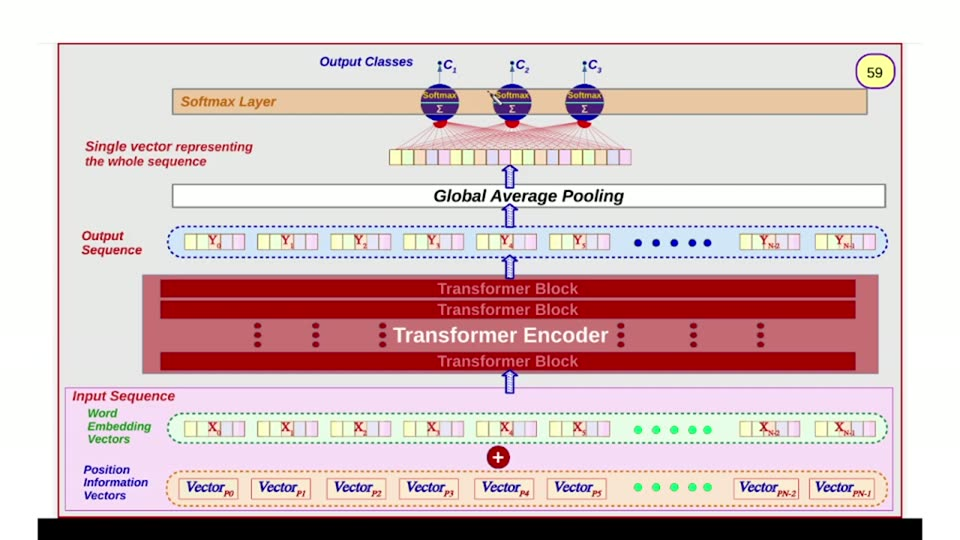
#> input picture videos/deep-learning/002_transformers_part2/unique_slides/slide_059.jpg, 960 x 540 px, found by its file name
$ python v2_scan.py
#> lines starting #> are read from the running program, lines starting #| are printed output that depends on the picture; after the words box and inside, x2 and y2 are one past the last pixel; in counts of white or black regions, pixels touching at a corner belong together
# v2_scan.py — remaining specifics for slide_059
from PIL import Image
import numpy as np
from collections import Counter

im = np.asarray(Image.open('unique_slides/slide_059.jpg').convert('RGB')).astype(int)
r, g, b = im[:, :, 0], im[:, :, 1], im[:, :, 2]
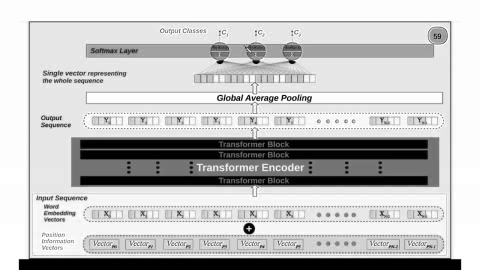
#> b: shape (540, 960) int64 (shown at 1/2 size); min 0, max 255, mean 193.3

def sx(fx): return (fx - 18.63) / 0.96123
def sy(fy): return fy / 0.95556
def S(x0, x1, y0, y1, tag):
    print(f"  {tag}: slide x {sx(x0):.1f}..{sx(x1):.1f} y {sy(y0):.1f}..{sy(y1):.1f} "
          f"(w {sx(x1)-sx(x0):.1f} h {sy(y1)-sy(y0):.1f})")

def runs(bools, min_len=1):
    out, s = [], None
    for i, v in enumerate(bools):
        if v and s is None: s = i
        if not v and s is not None:
            if i - s >= min_len: out.append((s, i - 1))
            s = None
    if s is not None: out.append((s, len(bools) - 1))
    return out

def px(x, y): return tuple(int(v) for v in im[y, x])

print("== 1. FAN LINES (light pink/red) y 126..152 ==")
fan = (r > 225) & (g > 130) & (g < 215) & (b > 130) & (b < 215) & (r - b > 30)
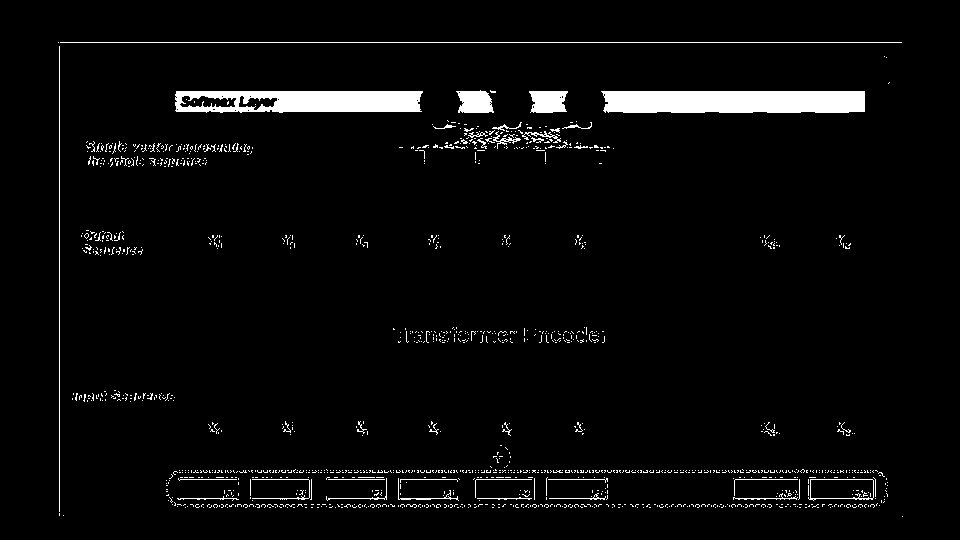
#> fan: shape (540, 960) bool; 3.8% white; 1250 white regions (1206 under 20 px), largest, box (x1, y1, x2, y2) and area: (601, 91, 865, 113) 5644, (175, 91, 423, 113) 4414, (60, 42, 902, 43) 842
for y in [128, 131, 134, 137, 140, 143, 146, 149]:
    rr = runs(fan[y, 380:660], 0)
    print(f"  y{y}: n={len(rr)} runs={[(a+380, c+380) for a, c in rr][:14]}")
#> this loop made 8 passes
#|   y128: n=14 runs=[(435, 444), (460, 460), (464, 465), (471, 473), (476, 476), (492, 500), (506, 507), (509, 516), (527, 527), (529, 531), (557, 559), (562, 563), (566, 566), (581, 589)]
#|   y131: n=13 runs=[(466, 467), (479, 479), (485, 486), (489, 490), (492, 493), (498, 498), (506, 508), (511, 511), (515, 515), (520, 520), (544, 545), (552, 552), (556, 558)]
#|   y134: n=17 runs=[(465, 466), (471, 472), (477, 478), (480, 480), (483, 484), (489, 490), (496, 497), (507, 507), (509, 509), (513, 514), (524, 524), (527, 527), (531, 534), (537, 542)]
#|   y137: n=10 runs=[(468, 468), (471, 472), (493, 497), (508, 509), (513, 513), (515, 515), (526, 527), (532, 532), (549, 550), (553, 557)]
#|   y140: n=13 runs=[(461, 464), (469, 471), (477, 480), (486, 488), (493, 496), (500, 505), (508, 513), (516, 519), (533, 535), (541, 543), (550, 552), (557, 560), (566, 566)]
#> (further printed lines are left out)
ys, xs = np.where(fan[126:150, 380:660])
#> ys = 927 values from 0 to 22; xs = 927 values, max 233 at index 926, min 19 at index 785, mean 130.9
if len(xs):
    print(f"  fan bbox: x {xs.min()+380}..{xs.max()+380} y {ys.min()+126}..{ys.max()+126} n={len(xs)}")
#|   fan bbox: x 399..613 y 126..148 n=927
    S(xs.min() + 380, xs.max() + 380, ys.min() + 126, ys.max() + 126, "   fan")
#|      fan: slide x 395.7..618.3 y 131.9..154.9 (w 222.6 h 23.0)

print("== 2. ARROWS: shape + colors ==")
for (y0, y1, tag) in [(366, 400, "arrow1"), (256, 280, "arrow2"), (204, 228, "arrow3"), (162, 186, "arrow4")]:
    bl = (b - r > 35) & (b - g > 25) & (b > 100)
    prof = [(y, int(bl[y, 495:528].sum())) for y in range(y0, y1)]
    print(f"  {tag} rowprofile x495..528:", [(y, n) for y, n in prof if n > 0])
#> this loop made 4 passes
#> (printed output is left out)
#> pass 1, `bl = (b - r > 35) & (b - g > 25) & (b > 100)`:
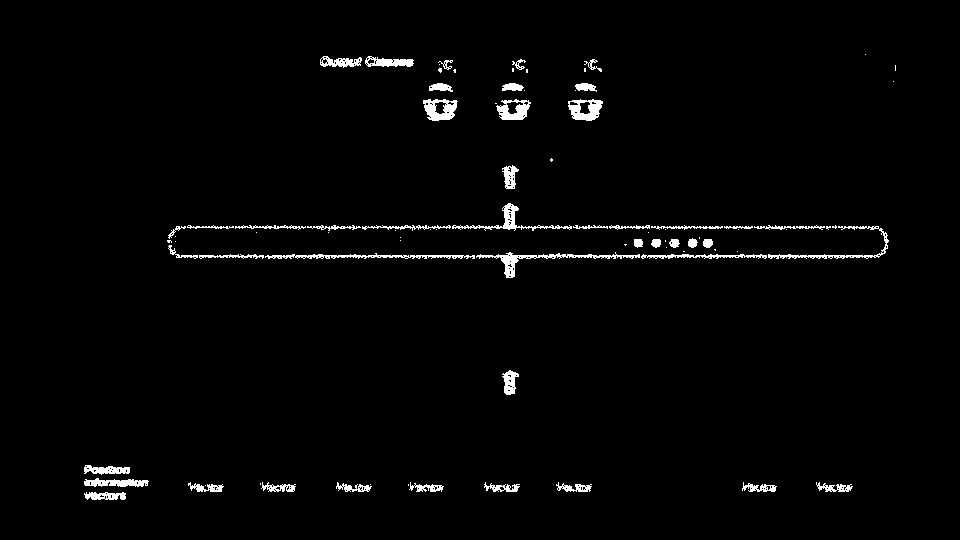
#> bl: shape (540, 960) bool; 1.9% white; 86 white regions (40 under 20 px), largest, box (x1, y1, x2, y2) and area: (476, 252, 640, 278) 706, (265, 253, 475, 259) 582, (452, 203, 572, 231) 532
print("  arrow1 probes:", [(p, px(*p)) for p in [(510, 374), (510, 380), (510, 386), (505, 378), (515, 378)]])
print("  arrow4 probes:", [(p, px(*p)) for p in [(510, 170), (510, 176), (510, 181), (506, 174), (514, 174)]])

print("== 3. SOFTMAX text + top band colors ==")
print("  SoftmaxLayer text probes:", [(p, px(*p)) for p in [(190, 102), (200, 100), (220, 104), (240, 102)]])
print("  OutputClasses probes:", [(p, px(*p)) for p in [(330, 62), (350, 60), (390, 62)]])
print("  C1 probes:", [(p, px(*p)) for p in [(441, 64), (448, 66), (444, 62)]])
print("  input-seq probes:", [(p, px(*p)) for p in [(80, 395), (100, 394), (120, 396)]])
print("  word-emb probes:", [(p, px(*p)) for p in [(90, 413), (110, 412), (100, 426)]])
print("  position probes:", [(p, px(*p)) for p in [(90, 469), (110, 468), (100, 482)]])
print("  pooled-note probes:", [(p, px(*p)) for p in [(100, 147), (120, 146), (110, 160)]])

print("== 4. LEFT ANNOTATIONS full-extent (x 55..210) ==")
ink = (abs(r - g) > 35) | (abs(g - b) > 35) | (abs(r - b) > 35)
#> ink: shape (540, 960) bool; 30.3% white; 319 white regions (244 under 20 px), largest, box (x1, y1, x2, y2) and area: (143, 203, 889, 395) 82753, (72, 445, 894, 512) 24604, (174, 83, 867, 166) 19829
for (y0, y1, tag) in [(138, 170, "pooled-note"), (218, 262, "output-seq"),
                      (384, 404, "input-seq"), (404, 452, "word-emb"), (452, 512, "position")]:
    sub = ink[y0:y1, 55:210]
    ys, xs = np.where(sub)
    if len(xs):
        rowc = sub.sum(axis=1)
        ln = runs(rowc > 2, 2)
        print(f"  {tag}: x {xs.min()+55}..{xs.max()+55} y {ys.min()+y0}..{ys.max()+y0} lines={[(a+y0, c+y0) for a, c in ln]}")
        for (a, c) in ln:
            ssub = ink[a + y0:c + y0 + 1, 55:210]
            y2, x2 = np.where(ssub)
            print(f"    line y{a+y0}..{c+y0}: x {x2.min()+55}..{x2.max()+55}")
        S(xs.min() + 55, xs.max() + 55, ys.min() + y0, ys.max() + y0, f"   {tag}")
#> this loop made 5 passes
#> ln on passes 1 to 5: [(0, 31)], [(0, 43)], [(0, 19)], [(0, 47)], [(0, 59)]
#> (printed output is left out)
#> ssub: shape (60, 155) bool; 34.2% white; 13 white regions (8 under 20 px), largest, box (x1, y1, x2, y2) and area: (17, 16, 155, 60) 1477, (28, 12, 95, 37) 987, (28, 38, 73, 50) 359, (2, 0, 5, 60) 180, (133, 29, 155, 40) 155

print("== 5. TAN BAR right edge + circles overlap ==")
tan = (abs(r - 245) < 16) & (abs(g - 203) < 18) & (abs(b - 167) < 22)
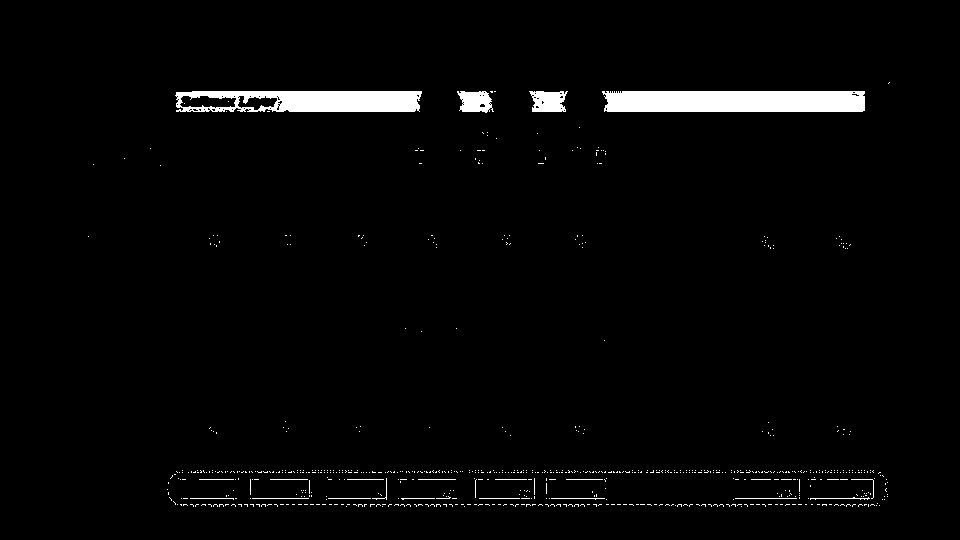
#> tan: shape (540, 960) bool; 2.5% white; 695 white regions (674 under 20 px), largest, box (x1, y1, x2, y2) and area: (602, 91, 865, 112) 5422, (175, 91, 422, 112) 4115, (529, 91, 568, 112) 633
for y in [93, 96, 101, 106, 110]:
    rr = runs(tan[y, :], 1)
    print(f"  tan y{y}: first={rr[:2]} last={rr[-2:]}")
#> this loop made 5 passes
#|   tan y93: first=[(176, 421), (458, 488)] last=[(565, 566), (603, 864)]
#|   tan y96: first=[(176, 176), (178, 182)] last=[(604, 604), (606, 864)]
#|   tan y101: first=[(178, 181), (228, 228)] last=[(543, 563), (607, 864)]
#|   tan y106: first=[(176, 181), (189, 190)] last=[(564, 564), (605, 864)]
#|   tan y110: first=[(176, 180), (182, 188)] last=[(565, 565), (604, 864)]

print("== 6. BAR TEXT (lighter-than-bar mask per bar) ==")
for (y0, y1, tag) in [(281, 297, "bar1"), (301, 318, "bar2"), (352, 370, "bar3")]:
    m = (r > 195) & (g > 105) & (b > 105)
    sub = m[y0:y1, 160:860]
    ys2, xs2 = np.where(sub)
    if len(xs2):
        print(f"  {tag}: x {xs2.min()+160}..{xs2.max()+160} y {ys2.min()+y0}..{ys2.max()+y0} n={len(xs2)}")
        S(xs2.min() + 160, xs2.max() + 160, ys2.min() + y0, ys2.max() + y0, f"   {tag}")
        blk = im[y0:y1, xs2.min()+160:xs2.max()+160].reshape(-1, 3)
        c = Counter((int(a)//24*24, int(bb)//24*24, int(cc)//24*24) for a, bb, cc in blk)
        print(f"    modal:", c.most_common(4))
#> this loop made 3 passes
#|   bar1: x 448..857 y 284..292 n=38
#|      bar1: slide x 446.7..872.2 y 297.2..305.6 (w 425.5 h 8.4)
#|     modal: [((144, 0, 0), 4873), ((120, 0, 0), 709), ((192, 72, 72), 107), ((216, 96, 96), 100)]
#|   bar2: x 441..859 y 301..313 n=42
#|      bar2: slide x 439.4..874.3 y 315.0..327.6 (w 434.9 h 12.6)
#|     modal: [((144, 0, 0), 5276), ((120, 0, 0), 812), ((216, 96, 96), 123), ((192, 72, 72), 106)]
#> (further printed lines are left out)
#> pass 1, `m = (r > 195) & (g > 105) & (b > 105)`:
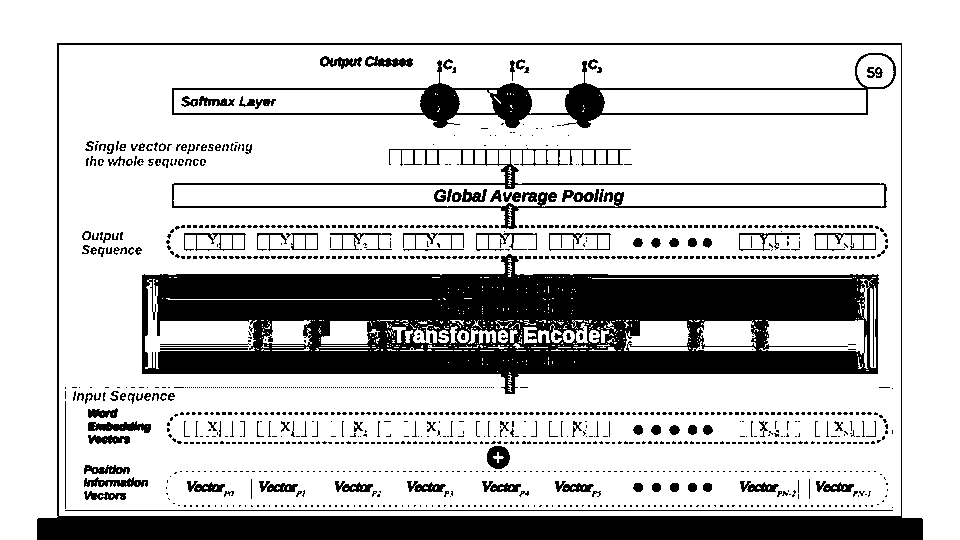
#> m: shape (540, 960) bool; 78% white; 1257 black regions (1106 under 20 px), largest, box (x1, y1, x2, y2) and area: (142, 254, 879, 394) 57502, (37, 43, 923, 540) 24282, (172, 53, 896, 128) 6693

print("== 7. GAP text color/extent ==")
m = (r < 150) & (g < 150) & (b < 150)
#> m: shape (540, 960) bool; 7.6% white; 1234 white regions (1130 under 20 px), largest, box (x1, y1, x2, y2) and area: (38, 43, 922, 540) 22082, (160, 280, 855, 297) 1904, (160, 301, 855, 319) 1288
sub = m[186:212, 200:880]
#> sub: shape (26, 680) bool; 9.7% white in thin lines or dots
ys2, xs2 = np.where(sub)
#> ys2 = 1713 values from 0 to 25; xs2 = 1713 values, max 679 at index 1693, min 0 at index 1046, mean 332.5
print(f"  GAP text+borders: x {xs2.min()+200}..{xs2.max()+200} y {ys2.min()+186}..{ys2.max()+186}")
#|   GAP text+borders: x 200..879 y 186..211
blk = im[190:206, 434:623].reshape(-1, 3)
c = Counter((int(a)//24*24, int(bb)//24*24, int(cc)//24*24) for a, bb, cc in blk)
#> c = 54 items
print("  GAP text modal:", c.most_common(3))
#|   GAP text modal: [((240, 240, 240), 1279), ((0, 0, 0), 366), ((216, 216, 216), 228)]

print("== 8. X tail labels wide scan (x 720..910) ==")
dred = (r < 220) & (r - g > 45) & (r - b > 35) & (r > 70)
#> dred: shape (540, 960) bool; 15% white; 211 white regions (112 under 20 px), largest, box (x1, y1, x2, y2) and area: (144, 275, 878, 373) 68653, (58, 43, 903, 518) 4068, (487, 445, 510, 469) 389
sub = dred[410:446, 720:910]
#> sub: shape (36, 190) bool; 3.4% white in thin lines or dots, all inside (x1, y1, x2, y2) = (41, 0, 183, 36)
print("  X tail cols:", runs(sub.sum(axis=0) > 0, 2), "(+720)")
#|   X tail cols: [(41, 52), (54, 58), (116, 128), (130, 133), (180, 182)] (+720)
sub = dred[410:446, 150:260]
#> sub: shape (36, 110) bool; 1.3% white in thin lines or dots, all inside (x1, y1, x2, y2) = (59, 12, 71, 25)
print("  X head col1 cols:", runs(sub.sum(axis=0) > 0, 2), "(+150)")
#|   X head col1 cols: [(59, 70)] (+150)
# Y tail
btxt = (b - r > 45) & (b - g > 35) & (b > 110) & (r < 160)
#> btxt: shape (540, 960) bool; 0.89% white in thin lines or dots, all inside (x1, y1, x2, y2) = (84, 57, 888, 500)
sub = btxt[228:256, 720:910]
#> sub: shape (28, 190) bool; 0.53% white in thin lines or dots, all inside (x1, y1, x2, y2) = (157, 0, 168, 28)
print("  Y tail cols:", runs(sub.sum(axis=0) > 0, 2), "(+720)")
#|   Y tail cols: [(159, 160), (162, 167)] (+720)
sub = btxt[228:256, 150:280]
#> sub: shape (28, 130) bool; 0.52% white in thin lines or dots, all inside (x1, y1, x2, y2) = (18, 0, 29, 28)
print("  Y head col1-2 cols:", runs(sub.sum(axis=0) > 0, 2), "(+150)")
#|   Y head col1-2 cols: [(18, 19), (21, 23), (26, 28)]

print("== 9. COLUMN CELL SEQUENCE (row scans at cell mid-height) ==")
for (y, tag) in [(427, "X row"), (242, "Y row"), (487, "V row")]:
    row = im[y, 160:900].astype(int)
    kinds = []
    prev = None
    for i, (rr, gg, bb) in enumerate(row):
        if rr > 240 and gg > 240 and bb > 215 and rr - bb > 25: k = "Y"   # pale yellow
        elif gg > 240 and rr < 245 and gg - rr > 8 and gg - bb > 10: k = "m"  # mint
        elif rr > 240 and 150 < gg < 215 and 140 < bb < 200: k = "p"     # pink
        elif 215 < rr < 245 and 215 < gg < 240 and bb > 235: k = "l"     # lavender
        elif rr > 240 and gg > 225 and 195 < bb < 225: k = "q"           # pink-lilac
        elif rr < 150 and gg < 120: k = "T"                               # dark text
        elif abs(int(rr) - int(gg)) < 20 and abs(int(gg) - int(bb)) < 20 and rr < 215: k = "B"  # border/gray
        else: k = "."
        kinds.append(k)
    s = "".join(kinds)
    comp = []
    cur, n = s[0], 1
    for ch in s[1:]:
        if ch == cur: n += 1
        else:
            comp.append(f"{cur}{n}")
            cur, n = ch, 1
    comp.append(f"{cur}{n}")
    print(f"  {tag} y{y}: {' '.join(comp)}")

print("== 10. pooled row exact band + cell edges ==")
nonbg = ((abs(r - 224) > 12) | (abs(g - 232) > 12) | (abs(b - 224) > 14))
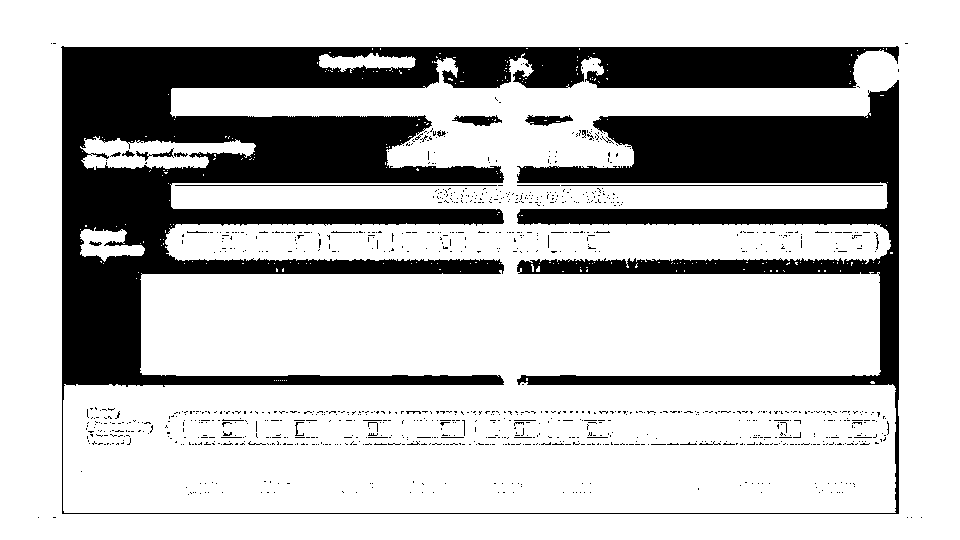
#> nonbg: shape (540, 960) bool; 75% white; 1079 black regions (1050 under 20 px), largest, box (x1, y1, x2, y2) and area: (61, 46, 899, 514) 124150, (452, 115, 502, 126) 330, (175, 185, 497, 186) 322
for y in [144, 147, 150, 153, 156, 159, 162, 165, 168]:
    rr = runs(nonbg[y, 380:660], 1)
    print(f"  y{y}: n={len(rr)} first3={[(a+380, c+380) for a, c in rr[:3]]} last={(rr[-1][0]+380, rr[-1][1]+380) if rr else None}")
#> this loop made 9 passes
#> rr on passes 2, 3, 4, 6, 8, 9: [(6, 7), (9, 9), (12, 251)], [(6, 252)], [(7, 47), (49, 227), (230, 236), (238, 253)], [(7, 47), (49, 107), (109, 167), (169, 227), (229, 253)], [(7, 7), (9, 251)], [(37, 37), (121, 139)]

print("== 11. title text probes ==")
print("  title probes:", [(p, px(*p)) for p in [(420, 334), (450, 335), (500, 334), (550, 336)]])
print("== 12. plus circle color + white + ==")
print("  plus probes:", [(p, px(*p)) for p in [(500, 435), (500, 445), (500, 455), (497, 445), (503, 445)]])
sub = (r > 235) & (g > 235) & (b > 235)
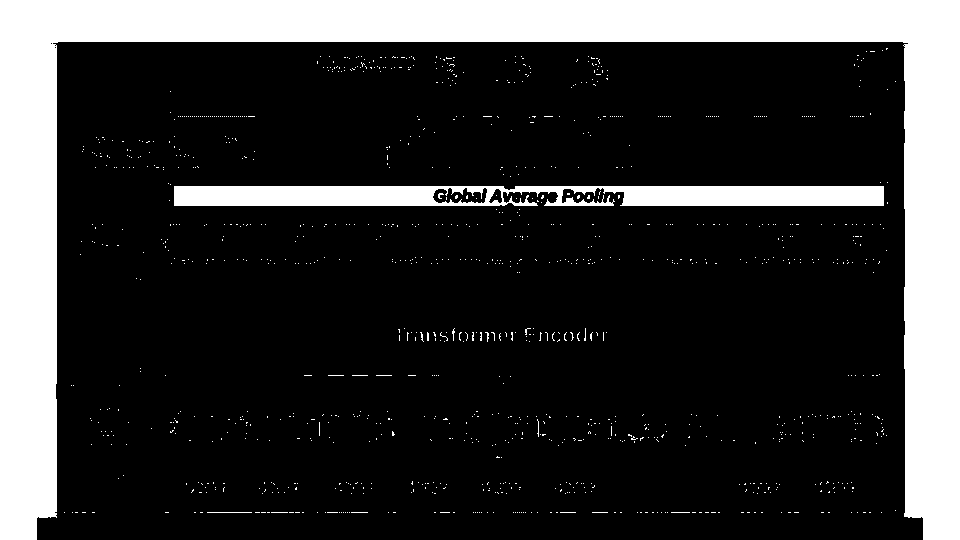
#> sub: shape (540, 960) bool; 21.2% white; 1131 white regions (1128 under 20 px), largest, box (x1, y1, x2, y2) and area: (0, 0, 960, 540) 95412, (174, 186, 884, 206) 12333, (207, 512, 252, 513) 45
ys2, xs2 = np.where(sub[425:465, 485:515])
#> ys2 = [13, 15, 17, 19, 20, 31, 32, 32, 32, 32, 32]; xs2 = [27, 20, 23, 10, 7, 12, 11, 12, 13, 14, 16]
if len(xs2):
    print(f"  white + ink: x {xs2.min()+485}..{xs2.max()+485} y {ys2.min()+425}..{ys2.max()+425}")
